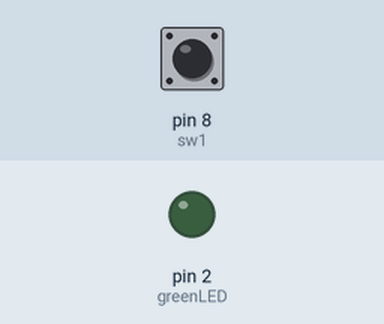
The sketch below on a simulated Arduino Uno, built with avr-gcc and run on an emulated ATmega328P. On the bench: output pins drawn as LEDs (lit = HIGH). The inputs (shaded band) are chosen by the test bench; at power-on: pin 8 (sw1) HIGH.

Above: at 1.2 s.
1.3 s: pin 8 (sw1) pulled LOW for 0.15 s
At 1.37 s:
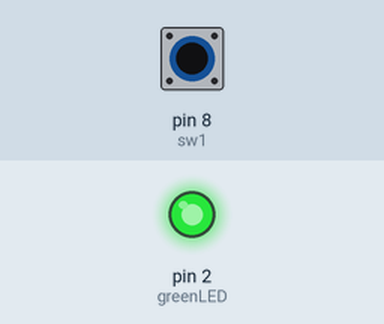
2.9 s: pin 8 (sw1) pulled LOW for 3.2 s
At 7.5 s:
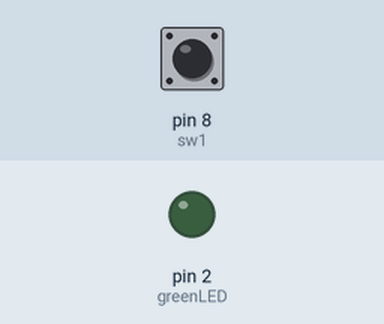
Timing chart, 0 to 9.0 s (numbered marks = the images above; inputs shaded):
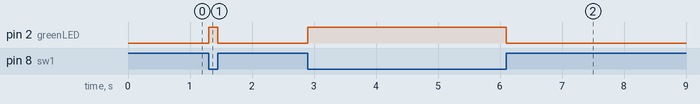

The sketch:

Unit_4_Lab_Program_1.ino
```cpp
/*  Title: Unit 4 Lab Program #1
 *  Purpose: Turn on or off LED while a button is pressed
 *  Author: Andy Davis
 *  Date: 4/3/2021
 *  Green LED connected to pin D2
 *  Push button connected to pin D8
 */

const int greenLED = 2;
const int sw1 = 8;

void setup() {
  pinMode(greenLED, OUTPUT);
  pinMode(sw1, INPUT_PULLUP);
}

void loop() {
  if (!digitalRead(sw1)){
    digitalWrite(greenLED,sw1);
  }
  else {
    digitalWrite(greenLED,LOW);
  }
}
```

Measured:
- after the input at 1.3 s, pin 2 (greenLED): LOW → HIGH at once, → LOW 0.15 s later
- after the input at 2.9 s, pin 2 (greenLED): LOW → HIGH at once, → LOW 3.2 s later
